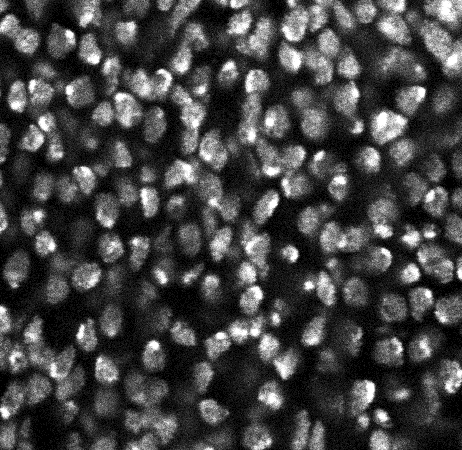
#> input picture flyqma/tests/fixtures/disc.tif, 462 x 450 px
$ python -i images.py   (imports and definitions only)
#> lines starting #> are read from the running program, lines starting #| are printed output that depends on the picture
#> further down, picture is the input picture: shape (450, 462); min 0, max 15, mean 3.95
from scipy.ndimage import iterate_structure, generate_binary_structure
from scipy.ndimage import gaussian_filter, median_filter
from skimage.filters import threshold_otsu
from skimage.exposure import equalize_adapthist
import matplotlib.pyplot as plt
import numpy as np
from copy import deepcopy
import warnings


class ImageScalar:
    """
    Object represents a monochrome image.

    Attributes:

        im (np.ndarray[float]) - 2D array of pixel values

        shape (array like) - image dimensions

        mask (np.ndarray[bool]) - image mask

        labels (np.ndarray[int]) - segment ID mask

    """

    def __init__(self, im, labels=None):
        """
        Instantiate scalar image.

        Args:

            im (np.ndarray[float]) - 2D array of pixel values

           labels (np.ndarray[int]) - segment ID mask

        """
        self.im = im
        self.shape = im.shape[:2]
#> self.shape = (450, 462)
        self.mask = np.ones_like(self.im, dtype=bool)
        self.labels = labels

    # [57 lines left out: function show, not called in this run]

    def add_contour(self, ax, mask, lw=1, color='r'):
        """ Adds border of specified contour. """
        ax.contour(mask, [0.5], linewidths=[lw], colors=[color])

    # [7 lines left out: function add_contours, not called in this run]

    def gaussian_filter(self, sigma=(1., 1.)):
        """ Apply 2D gaussian filter. """
#> called with sigma = (2, 2)
        self.im = gaussian_filter(self.im, sigma=sigma)
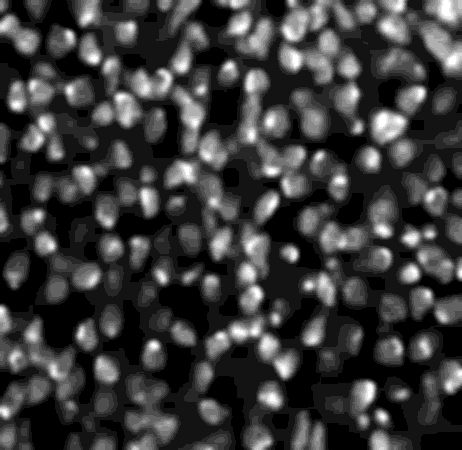
#> self.im: shape (450, 462); min 0, max 13, mean 3.01; drawn with min black and max white

    def median_filter(self, radius=0, structure_dim=1):
        """ Apply 2D median filter. """
        struct = iterate_structure(generate_binary_structure(2, structure_dim), radius).astype(int)
        self.im = median_filter(self.im, footprint=struct)

    # [10 lines left out: functions set_mean_mask, set_otsu_mask, not called in this run]

    def clahe(self, factor=8, clip_limit=0.01, nbins=256):
        """
        Run CLAHE on reflection-padded image.

        Args:


            factor (float or int) - number of segments per dimension

            clip_limit (float) - clip limit for CLAHE

            nbins (int) - number of grey-scale bins for histogram

        """
#> called with factor = 20, clip_limit = 0.03, nbins = 256

        # set kernel size as fraction of image size
        kernel_size = [int(np.ceil(s/factor)) for s in self.im.shape]
#> kernel_size = [23, 24]

        # pad image with reflection about boundaries (circumvents artefacts)
        im_padded = np.pad(self.im, [(x,)*2 for x in kernel_size], mode='reflect')
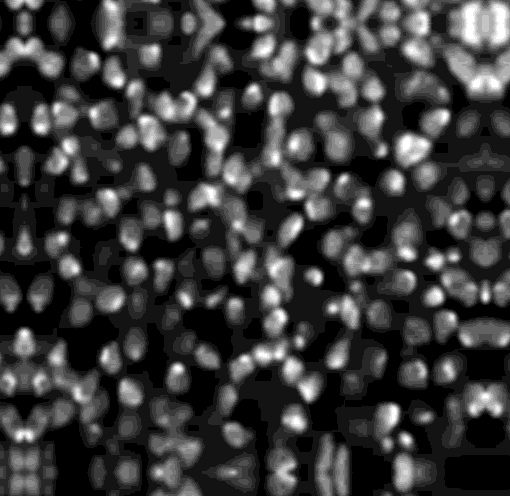
#> im_padded: shape (496, 510); min 0, max 13, mean 3.02; drawn with min black and max white

        # apply CLAHE
        with warnings.catch_warnings():
            warnings.simplefilter("ignore")
            im_equalized = equalize_adapthist(im_padded, kernel_size=kernel_size, clip_limit=clip_limit, nbins=nbins)
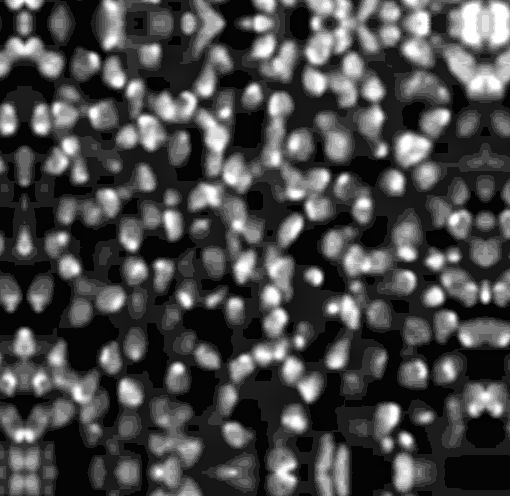
#> im_equalized: shape (496, 510) float64; min 0, max 1, mean 0.281

        # crop image
        self.im = im_equalized[tuple(slice(s, -s) for s in kernel_size)]
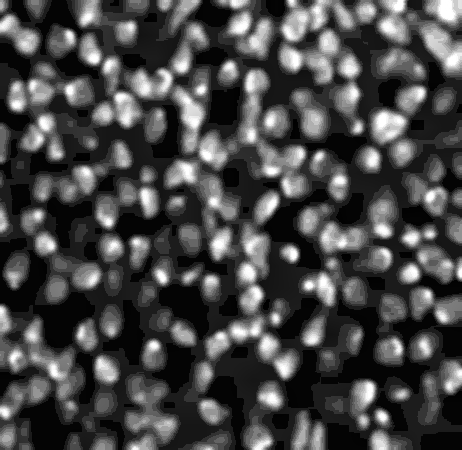
#> self.im: shape (450, 462) float64; min 0, max 1, mean 0.28

    def preprocess(self,
                   median_radius=2,
                   gaussian_sigma=(2, 2),
                   clip_limit=0.03,
                   clip_factor=20):
        """
        Preprocess image.

        Args:

            median_radius (int) - median filter size, px

            gaussian_sigma (tuple) - gaussian filter size, px std dev

            clip_limit (float) - CLAHE clip limit

            clip_factor (int) - CLAHE clip factor

        """
        self.median_filter(radius=median_radius)
        self.gaussian_filter(sigma=gaussian_sigma)
        self.clahe(clip_limit=clip_limit, factor=clip_factor)


class ImageRGB(ImageScalar):
    """
    Object represents an RGB image.

    Attributes:

        im (np.ndarray[float]) - 2D array of RGB pixel values

        channels (dict) - {color: channel_index} pairs

    Inherited attributes:

        shape (array like) - image dimensions

        mask (np.ndarray[bool]) - image mask

        labels (np.ndarray[int]) - segment ID mask

    """

    # [35 lines left out: functions __init__, get_channel, not called in this run]

>>> import cv2
>>> picture = cv2.imread('../../flyqma/tests/fixtures/disc.tif', cv2.IMREAD_GRAYSCALE)
>>> result = ImageScalar(picture).preprocess()
